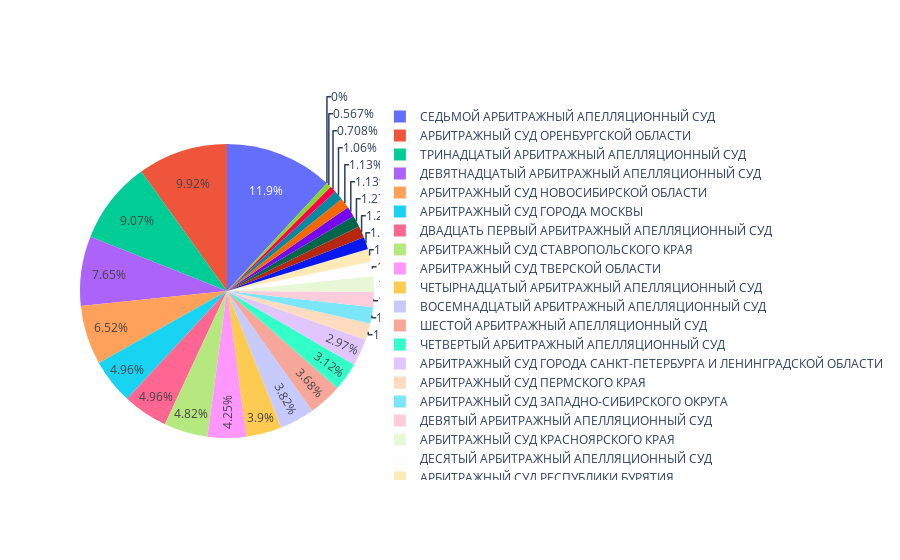

This figure's notebook cell:
### Code cell
import plotly.express as px

df = res.iloc[0:150]#px.data.tips()
fig = px.pie(df, values='index', names=df['law_court'])
fig.show()

### Figure 1 — Plotly figure (JSON) as saved in the notebook; plotly's stock layout.template omitted (floating-point values rounded to 4 significant figures; data arrays with more than 128 entries replaced by an {"elided": "..."} marker saying what was removed)
{"data": [{"domain": {"x": [0, 1], "y": [0, 1]}, "hovertemplate": "law_court=%{label}<br>index=%{value}<extra></extra>", "labels": {"elided": "150 str values"}, "legendgroup": "", "name": "", "showlegend": true, "type": "pie", "values": {"elided": "150 int values"}}], "layout": {"legend": {"tracegroupgap": 0}, "margin": {"t": 60}}}
